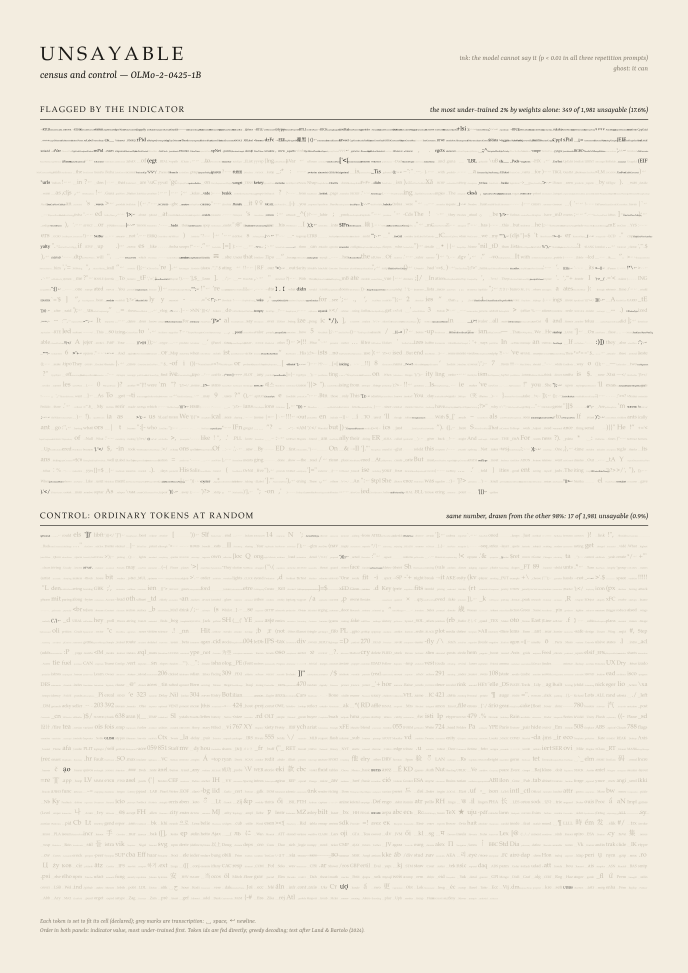
#> input picture art/unsayable/gallery/census_olmo2-1b.png, 3440 x 4864 px, found by its file name (shown at 1/5 size); its folder holds only this picture in this run
$ python contact_sheet.py gallery/census_olmo2-1b.png
#> lines starting #> are read from the running program, lines starting #| are printed output that depends on the picture
"""gallery/contact_sheet.png from the chosen plates (all share one 3440 x 4864 frame)."""
import os, sys
from PIL import Image, ImageDraw, ImageFont
import look as L
import typeset as ts

HERE = os.path.dirname(os.path.abspath(__file__))
names = sys.argv[1:]
cols = 4 if len(names) > 6 else 3
rows = (len(names) + cols - 1) // cols
tw = 860
th = int(tw * L.H / L.W)
pad, lab = 50, 70
out = Image.new("RGB", (cols * tw + (cols + 1) * pad, rows * (th + lab) + (rows + 1) * pad), (225, 219, 206))
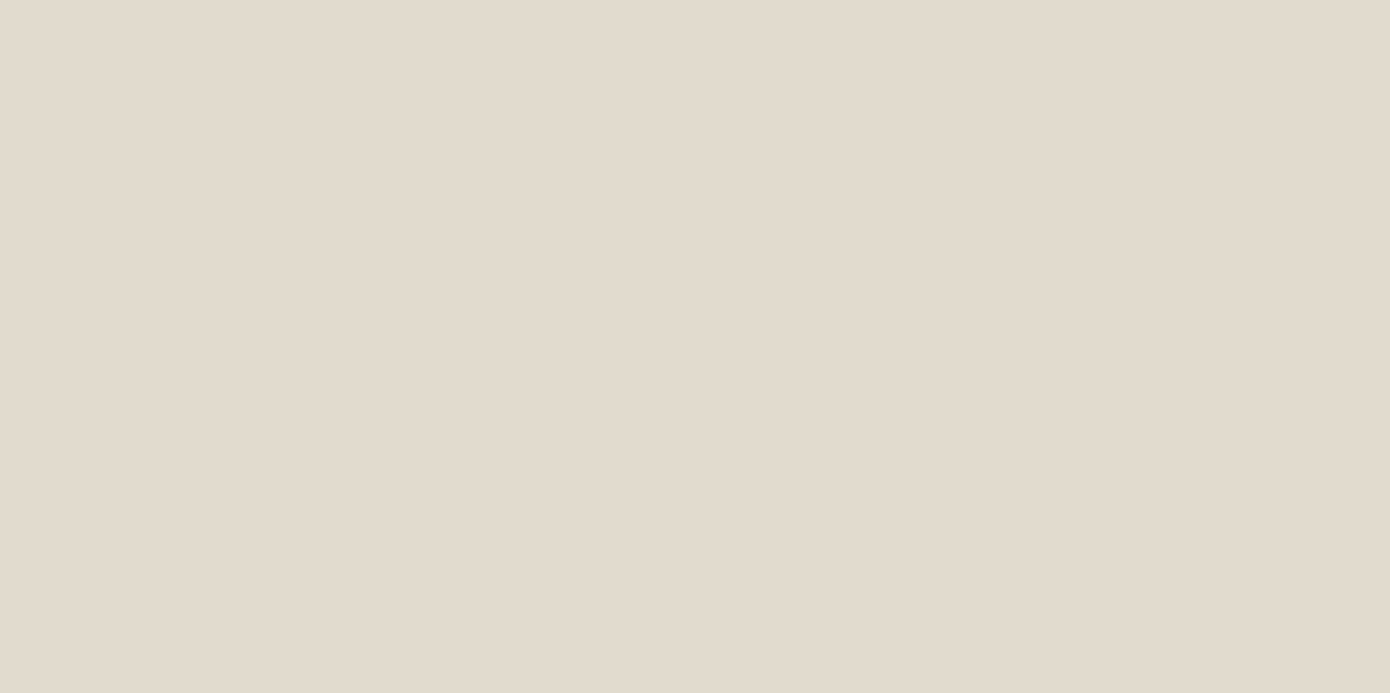
#> out: PIL image 2780x1386 RGB (shown at 1/2 size); mean R, G, B 225, 219, 206
d = ImageDraw.Draw(out)
f = ImageFont.truetype(ts.F["text_i"], 34)
for k, n in enumerate(names):
    im = Image.open(os.path.join(HERE, "gallery", n)).convert("RGB")
#> im is the input picture: PIL image 3440x4864 RGB; mean R, G, B 240.3, 234.3, 221.3
    im = im.resize((tw, th), Image.LANCZOS)
#> im: PIL image 860x1216 RGB
    x = pad + (k % cols) * (tw + pad)
    y = pad + (k // cols) * (th + lab + pad)
    out.paste(im, (x, y))
    d.text((x, y + th + 14), n.replace(".png", ""), font=f, fill=L.INK, anchor="lt")
out.save(os.path.join(HERE, "gallery", "contact_sheet.png"), optimize=True)
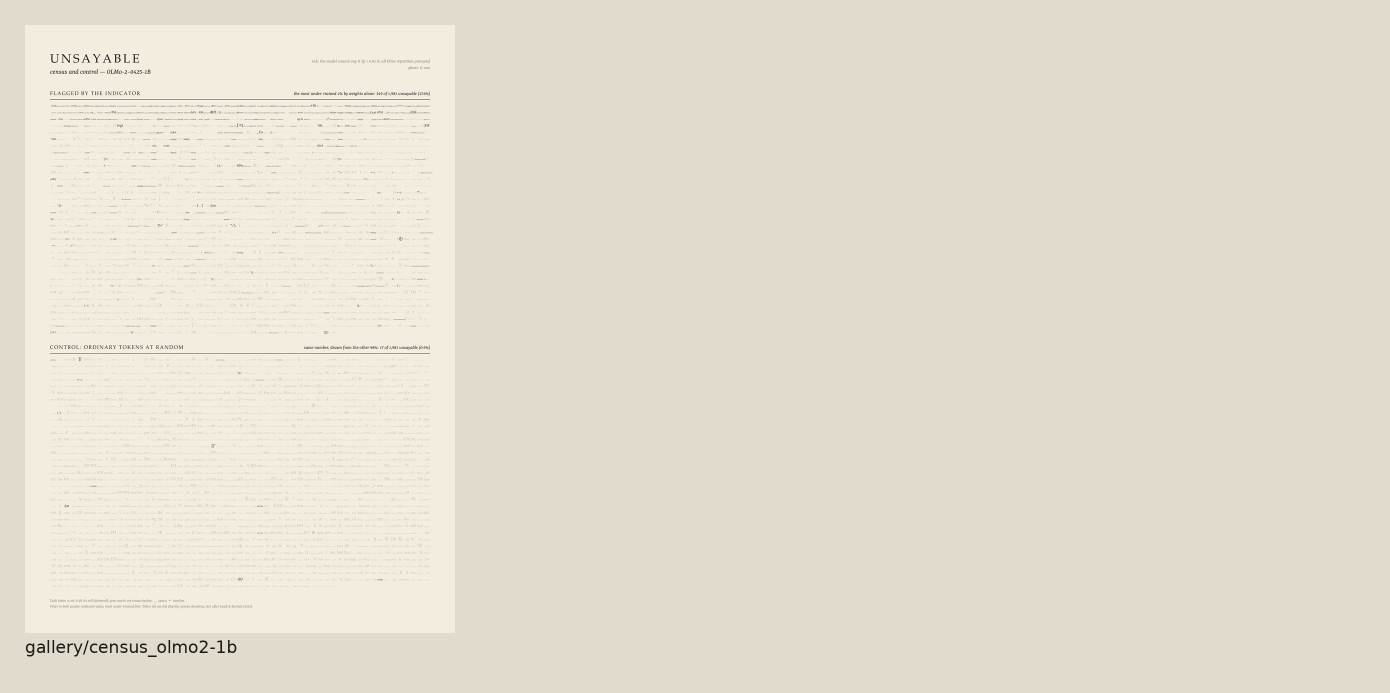
#> saved as contact_sheet.png: PIL image 2780x1386 RGB (shown at 1/2 size); mean R, G, B 229, 223, 210
print(out.size)
#| (2780, 1386)
